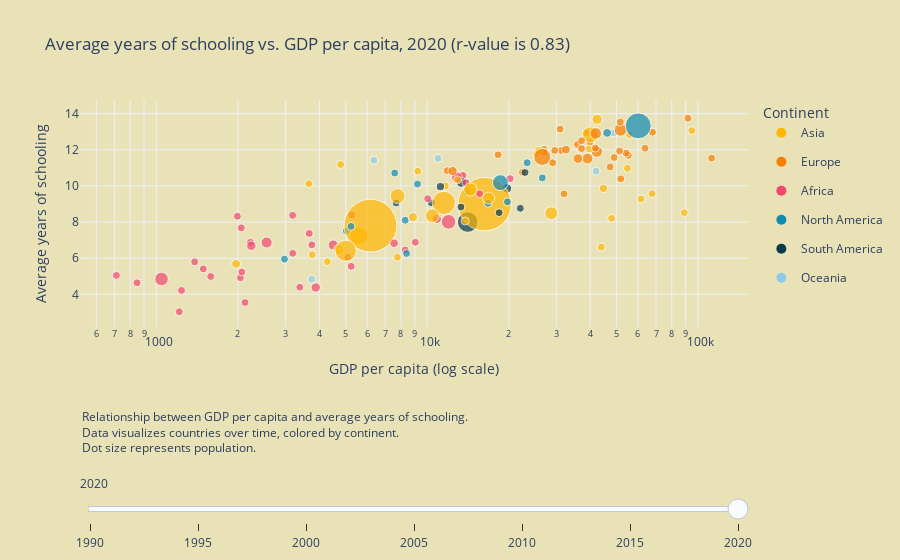

The notebook cell saved with this chart:
### Markdown cell above
### Education

### Code cell
file_path = 'average-years-of-schooling-vs-gdp-per-capita.csv'
data = pd.read_csv(file_path)

data = data[data['Entity'] != 'World']

data_cleaned = data.dropna(subset=[
    'GDP per capita, PPP (constant 2017 international $)',
    'Combined - average years of education for 15-64 years male and female youth and adults',
    'Population (historical estimates)'
])

continent_info = data_cleaned[data_cleaned['Year'] == 2015][['Entity', 'Continent']].drop_duplicates()

data_cleaned = data_cleaned.merge(continent_info, on='Entity', how='left', suffixes=('', '_2015'))

continent_colors = {
    'Asia': '#FFB703',
    'Europe': '#F77F00',
    'Africa': '#EF476F',
    'North America': '#118AB2',
    'South America': '#073B4C',
    'Oceania': '#8ECAE6'
}

data_cleaned = data_cleaned.copy()
data_cleaned.loc[:, 'Color'] = data_cleaned['Continent_2015'].map(continent_colors)

years = sorted(data_cleaned['Year'].unique())

fig = make_subplots()

for year in years:
    yearly_data = data_cleaned[data_cleaned['Year'] == year]

    if len(yearly_data) > 1:
        r, _ = pearsonr(np.log10(yearly_data['GDP per capita, PPP (constant 2017 international $)']),
                        yearly_data['Combined - average years of education for 15-64 years male and female youth and adults'])
        r = round(r, 2)
    else:
        r = 'N/A'
    
    scatter = go.Scatter(
        x=yearly_data['GDP per capita, PPP (constant 2017 international $)'],
        y=yearly_data['Combined - average years of education for 15-64 years male and female youth and adults'],
        mode='markers',
        marker=dict(
            size=yearly_data['Population (historical estimates)'] / 1e6,
            sizemin=4,  # Set minimum size for visibility
            sizemode='area',
            color=yearly_data['Color'],
            showscale=False
        ),
        name=f'{year} (r={r})',
        text=yearly_data['Entity'],
        hovertemplate=(
            "<b>%{text}</b><br><br>"
            "GDP: %{x}<br>"
            "Years of schooling: %{y}<extra></extra>"
        ),
        visible=False,
        showlegend=False
    )
    fig.add_trace(scatter)

fig.data[-1].visible = True

for continent, color in continent_colors.items():
    fig.add_trace(go.Scatter(
        x=[None],
        y=[None],
        mode='markers',
        marker=dict(size=10, color=color),
        legendgroup=continent,
        showlegend=True,
        name=continent
    ))

description_text = (
    "Relationship between GDP per capita and average years of schooling.<br>"
    "Data visualizes countries over time, colored by continent.<br>"
    "Dot size represents population."
)
max_width = 800

fig.add_annotation(
    xref="paper", yref="paper",
    x=0, y=-0.35,
    xanchor='left',
    yanchor='top',
    align='left',
    showarrow=False,
    text=description_text,
    font=dict(size=12),
    width=max_width,
)

fig.update_layout(
    sliders=[{
        'steps': [{
            'method': 'update',
            'label': str(year),
            'args': [{'visible': [year == y for y in years] + [True]*len(continent_colors)},
                     {'title': f'Average years of schooling vs. GDP per capita, {year} (r-value is {fig.data[years.index(year)].name.split(" ")[-1][3:-1]})'}]  # Update the title here
        } for year in years],
        'transition': {'duration': 300},
        'x': 0,
        'y': -0.55, 
        'active': years.index(2020),
    }],
    xaxis=dict(
        title='GDP per capita (log scale)',
        type='log'
    ),
    yaxis_title='Average years of schooling',
    template='plotly_white',
    legend_title='Continent',
    height=600,
    title=f'Average years of schooling vs. GDP per capita, 2020 (r-value is {fig.data[years.index(2020)].name.split(" ")[-1][3:-1]})',  
    paper_bgcolor='#eae2b7',
    plot_bgcolor='#eae2b7'
)


fig.show()

### Figure 1 — Plotly figure (JSON) as saved in the notebook; plotly's stock layout.template omitted (floating-point values rounded to 4 significant figures; data arrays with more than 128 entries replaced by an {"elided": "..."} marker saying what was removed)
{"data": [{"hovertemplate": "<b>%{text}</b><br><br>GDP: %{x}<br>Years of schooling: %{y}<extra></extra>", "marker": {"color": ["#F77F00", "#EF476F", "#073B4C", "#8ECAE6", "#F77F00", "#FFB703", "#118AB2", "#F77F00", "#118AB2", "#EF476F", "#073B4C", "#073B4C", "#F77F00", "#EF476F", "#118AB2", "#073B4C", "#FFB703", "#073B4C", "#118AB2", "#EF476F", "#F77F00", "#F77F00", "#EF476F", "#F77F00", "#118AB2", "#073B4C", "#EF476F", "#118AB2", "#EF476F", "#8ECAE6", "#F77F00", "#F77F00", "#EF476F", "#F77F00", "#EF476F", "#F77F00", "#118AB2", "#073B4C", "#118AB2", "#118AB2", "#FFB703", "#FFB703", "#FFB703", "#FFB703", "#FFB703", "#F77F00", "#F77F00", "#118AB2", "#FFB703", "#FFB703", "#EF476F", "#EF476F", "#F77F00", "#EF476F", "#FFB703", "#EF476F", "#F77F00", "#EF476F", "#118AB2", "#EF476F", "#EF476F", "#FFB703", "#FFB703", "#F77F00", "#8ECAE6", "#118AB2", "#EF476F", "#F77F00", "#FFB703", "#118AB2", "#073B4C", "#073B4C", "#FFB703", "#F77F00", "#F77F00", "#F77F00", "#F77F00", "#EF476F", "#EF476F", "#EF476F", "#FFB703", "#F77F00", "#FFB703", "#EF476F", "#F77F00", "#F77F00", "#FFB703", "#EF476F", "#118AB2", "#EF476F", "#FFB703", "#EF476F", "#F77F00", "#118AB2", "#073B4C", "#EF476F", "#EF476F"], "showscale": false, "size": [3.295, 25.52, 32.64, 17.05, 7.679, 107.1, 0.2589, 9.96, 0.1826, 5.133, 7.096, 150.7, 8.768, 11.43, 27.66, 13.34, 1154.0, 32.6, 3.158, 11.91, 0.7885, 10.3, 35.99, 5.145, 7.129, 10.45, 57.21, 5.367, 0.854, 0.7804, 4.987, 56.41, 1.041, 79.37, 15.45, 10.3, 9.085, 0.7471, 6.925, 5.053, 5.839, 870.5, 182.2, 55.79, 17.66, 3.485, 56.76, 2.392, 123.7, 3.481, 23.16, 1.799, 0.3813, 9.54, 17.52, 8.945, 0.3654, 1.09, 81.72, 24.57, 13.3, 40.1, 19.62, 14.94, 3.397, 4.228, 8.371, 4.242, 115.4, 2.45, 4.059, 22.11, 61.56, 38.06, 10.01, 22.84, 148.0, 7.536, 4.325, 39.88, 44.12, 38.89, 17.2, 21.09, 8.548, 6.712, 55.23, 3.876, 1.267, 8.44, 54.32, 17.59, 57.21, 248.1, 3.117, 7.686, 10.11], "sizemin": 4, "sizemode": "area"}, "mode": "markers", "name": "1990 (r=0.84)", "showlegend": false, "text": ["Albania", "Algeria", "Argentina", "Australia", "Austria", "Bangladesh", "Barbados", "Belgium", "Belize", "Benin", "Bolivia", "Brazil", "Bulgaria", "Cameroon", "Canada", "Chile", "China", "Colombia", "Costa Rica", "Cote d'Ivoire", "Cyprus", "Czechia", "Democratic Republic of Congo", "Denmark", "Dominican Republic", "Ecuador", "Egypt", "El Salvador", "Eswatini", "Fiji", "Finland", "France", "Gambia", "Germany", "Ghana", "Greece", "Guatemala", "Guyana", "Haiti", "Honduras", "Hong Kong", "India", "Indonesia", "Iran", "Iraq", "Ireland", "Italy", "Jamaica", "Japan", "Jordan", "Kenya", "Lesotho", "Luxembourg", "Malawi", "Malaysia", "Mali", "Malta", "Mauritius", "Mexico", "Morocco", "Mozambique", "Myanmar", "Nepal", "Netherlands", "New Zealand", "Nicaragua", "Niger", "Norway", "Pakistan", "Panama", "Paraguay", "Peru", "Philippines", "Poland", "Portugal", "Romania", "Russia", "Senegal", "Sierra Leone", "South Africa", "South Korea", "Spain", "Sri Lanka", "Sudan", "Sweden", "Switzerland", "Thailand", "Togo", "Trinidad and Tobago", "Tunisia", "Turkey", "Uganda", "United Kingdom", "United States", "Uruguay", "Zambia", "Zimbabwe"], "type": "scatter", "visible": false, "x": [4827.0, 8829.0, 14140.0, 30900.0, 37490.0, 1730.0, 14090.0, 35510.0, 6292.0, 2110.0, 4438.0, 10400.0, 12510.0, 3483.0, 34540.0, 9702.0, 1424.0, 8435.0, 9811.0, 4351.0, 25230.0, 23590.0, 1750.0, 39030.0, 6207.0, 8120.0, 6292.0, 5190.0, 4909.0, 7890.0, 32940.0, 33840.0, 2080.0, 36700.0, 2300.0, 24260.0, 5561.0, 4818.0, 3613.0, 3913.0, 28800.0, 1819.0, 4520.0, 9442.0, 7449.0, 26670.0, 36590.0, 8693.0, 32850.0, 8128.0, 3655.0, 1266.0, 70860.0, 937.0, 10610.0, 1337.0, 16130.0, 8234.0, 16370.0, 4120.0, 461.0, 616.3, 1555.0, 36460.0, 28000.0, 3410.0, 1078.0, 42300.0, 3034.0, 11210.0, 8819.0, 5240.0, 4232.0, 11260.0, 23560.0, 13380.0, 21480.0, 2470.0, 1433.0, 10390.0, 12660.0, 27540.0, 4040.0, 2757.0, 34160.0, 56230.0, 7273.0, 1800.0, 9861.0, 5660.0, 12540.0, 901.7, 30660.0, 40450.0, 11110.0, 2290.0, 2705.0], "y": [8.61, 5.05, 8.67, 11.44, 8.26, 3.15, 8.79, 10, 8.97, 2.24, 7.63, 4.94, 8.68, 4.65, 10.71, 8.58, 6.45, 6.16, 7.28, 2.79, 9.85, 11.35, 3.31, 10.48, 6.13, 7.23, 4.6, 5.08, 5.28, 9.24, 8.56, 8.32, 1.85, 8.96, 6.05, 9.34, 3.66, 7.27, 3.56, 5.07, 10.08, 3.56, 4.44, 5.49, 4.9, 10.64, 8.32, 7.48, 10.71, 7.02, 5.05, 5.25, 9.24, 3.14, 8.01, 0.95, 9.19, 6.85, 6.68, 3.05, 1.06, 2.99, 2.58, 10.59, 11.69, 4.64, 1.08, 10.79, 3.05, 8.08, 6.43, 7.39, 7.15, 9.75, 6.73, 9.84, 10.21, 2.37, 2.17, 6.89, 10.46, 7.51, 8.9, 2.4, 11.03, 10.54, 5.21, 4.3, 8.71, 4.68, 5.22, 3.71, 9.28, 12.55, 7.71, 5.02, 5.97]}, {"hovertemplate": "<b>%{text}</b><br><br>GDP: %{x}<br>Years of schooling: %{y}<extra></extra>", "marker": {"color": ["#F77F00", "#EF476F", "#073B4C", "#8ECAE6", "#F77F00", "#FFB703", "#118AB2", "#F77F00", "#118AB2", "#EF476F", "#073B4C", "#073B4C", "#F77F00", "#FFB703", "#EF476F", "#118AB2", "#073B4C", "#FFB703", "#073B4C", "#118AB2", "#EF476F", "#F77F00", "#F77F00", "#EF476F", "#F77F00", "#118AB2", "#073B4C", "#EF476F", "#118AB2", "#EF476F", "#8ECAE6", "#F77F00", "#F77F00", "#EF476F", "#F77F00", "#EF476F", "#F77F00", "#118AB2", "#073B4C", "#118AB2", "#118AB2", "#FFB703", "#F77F00", "#F77F00", "#FFB703", "#FFB703", "#FFB703", "#FFB703", "#F77F00", "#F77F00", "#118AB2", "#FFB703", "#FFB703", "#EF476F", "#FFB703", "#EF476F", "#F77F00", "#EF476F", "#FFB703", "#EF476F", "#F77F00", "#EF476F", "#118AB2", "#EF476F", "#EF476F", "#FFB703", "#FFB703", "#F77F00", "#8ECAE6", "#118AB2", "#EF476F", "#F77F00", "#FFB703", "#118AB2", "#073B4C", "#073B4C", "#FFB703", "#F77F00", "#F77F00", "#F77F00", "#F77F00", "#EF476F", "#F77F00", "#EF476F", "#EF476F", "#FFB703", "#F77F00", "#FFB703", "#EF476F", "#F77F00", "#F77F00", "#FFB703", "#EF476F", "#118AB2", "#EF476F", "#FFB703", "#EF476F", "#F77F00", "#118AB2", "#073B4C", "#EF476F", "#EF476F"], "showscale": false, "size": [3.284, 28.48, 34.95, 18.0, 7.947, 117.8, 0.2623, 10.1, 0.2036, 6.047, 7.841, 163.5, 8.478, 10.92, 13.21, 29.29, 14.42, 1218.0, 35.97, 3.573, 14.3, 0.8624, 10.31, 43.29, 5.235, 7.87, 11.56, 64.17, 5.748, 0.9536, 0.7922, 5.108, 57.42, 1.242, 81.12, 17.44, 10.73, 10.36, 0.7517, 7.627, 5.813, 6.244, 10.33, 0.2677, 964.3, 198.1, 60.79, 20.95, 3.579, 56.89, 2.509, 125.4, 4.458, 26.88, 1.655, 1.934, 0.4076, 10.11, 20.14, 9.921, 0.3819, 1.16, 89.97, 26.6, 15.59, 42.88, 22.31, 15.45, 3.674, 4.722, 9.814, 4.359, 133.1, 2.716, 4.604, 24.45, 69.25, 38.4, 10.05, 22.53, 148.6, 8.633, 7.982, 4.324, 43.99, 45.39, 39.81, 18.18, 23.29, 8.758, 7.038, 59.42, 4.28, 1.308, 9.294, 59.31, 20.68, 57.93, 265.7, 3.208, 8.684, 10.99], "sizemin": 4, "sizemode": "area"}, "mode": "markers", "name": "1995 (r=0.84)", "showlegend": false, "text": ["Albania", "Algeria", "Argentina", "Australia", "Austria", "Bangladesh", "Barbados", "Belgium", "Belize", "Benin", "Bolivia", "Brazil", "Bulgaria", "Cambodia", "Cameroon", "Canada", "Chile", "China", "Colombia", "Costa Rica", "Cote d'Ivoire", "Cyprus", "Czechia", "Democratic Republic of Congo", "Denmark", "Dominican Republic", "Ecuador", "Egypt", "El Salvador", "Eswatini", "Fiji", "Finland", "France", "Gambia", "Germany", "Ghana", "Greece", "Guatemala", "Guyana", "Haiti", "Honduras", "Hong Kong", "Hungary", "Iceland", "India", "Indonesia", "Iran", "Iraq", "Ireland", "Italy", "Jamaica", "Japan", "Jordan", "Kenya", "Kuwait", "Lesotho", "Luxembourg", "Malawi", "Malaysia", "Mali", "Malta", "Mauritius", "Mexico", "Morocco", "Mozambique", "Myanmar", "Nepal", "Netherlands", "New Zealand", "Nicaragua", "Niger", "Norway", "Pakistan", "Panama", "Paraguay", "Peru", "Philippines", "Poland", "Portugal", "Romania", "Russia", "Senegal", "Serbia", "Sierra Leone", "South Africa", "South Korea", "Spain", "Sri Lanka", "Sudan", "Sweden", "Switzerland", "Thailand", "Togo", "Trinidad and Tobago", "Tunisia", "Turkey", "Uganda", "United Kingdom", "United States", "Uruguay", "Zambia", "Zimbabwe"], "type": "scatter", "visible": false, "x": [4472.0, 8013.0, 17300.0, 32930.0, 40430.0, 1964.0, 13220.0, 37780.0, 7603.0, 2201.0, 4909.0, 11150.0, 11360.0, 1154.0, 2711.0, 35520.0, 13120.0, 2391.0, 9518.0, 11290.0, 3899.0, 28630.0, 22760.0, 998.7, 43020.0, 7349.0, 8497.0, 6636.0, 6107.0, 5112.0, 8828.0, 31500.0, 35180.0, 1933.0, 39370.0, 2512.0, 24920.0, 6033.0, 6749.0, 2896.0, 3953.0, 34550.0, 16610.0, 33670.0, 2104.0, 5856.0, 10010.0, 4136.0, 32580.0, 38950.0, 10060.0, 34870.0, 8588.0, 3409.0, 61830.0, 1526.0, 80380.0, 1024.0, 14510.0, 1408.0, 19770.0, 9859.0, 16180.0, 4146.0, 459.9, 765.4, 1760.0, 39500.0, 29720.0, 3335.0, 977.4, 49450.0, 3298.0, 13210.0, 9661.0, 6116.0, 4197.0, 12400.0, 25520.0, 12180.0, 13310.0, 2396.0, 7752.0, 1087.0, 9830.0, 18120.0, 29040.0, 4973.0, 3196.0, 34230.0, 53990.0, 10030.0, 1637.0, 11580.0, 6214.0, 13450.0, 1076.0, 32780.0, 43040.0, 13100.0, 1999.0, 2641.0], "y": [8.54, 5.76, 8.91, 11.51, 8.93, 3.72, 9.07, 10.64, 9.62, 2.73, 8.09, 5.79, 9.31, 3.41, 5.3, 11.11, 8.92, 7.17, 6.68, 7.61, 3.46, 10.28, 12.3, 3.52, 11.04, 6.58, 7.32, 5.36, 5.8, 5.2, 10.28, 9.31, 9.36, 2.33, 9.93, 6.27, 9.54, 3.96, 7.92, 4.06, 5.47, 10.21, 10.75, 9.7, 4.3, 4.89, 6.69, 5.44, 10.8, 9.04, 8.55, 11.26, 7.89, 5.5, 6.15, 5.8, 9.57, 3.3, 8.66, 1.07, 10.06, 7.07, 7.37, 3.64, 0.98, 3.4, 2.76, 10.88, 11.81, 5.19, 1.28, 11.31, 3.52, 8.71, 6.4, 8.09, 7.59, 10.32, 7.49, 10.37, 10.73, 2.26, 8.88, 2.55, 8.37, 11.17, 8.72, 9.83, 2.78, 11.41, 10.41, 5.79, 4.62, 9.22, 5.48, 5.88, 4.17, 9.67, 12.83, 8.08, 6.03, 6.85]}, {"hovertemplate": "<b>%{text}</b><br><br>GDP: %{x}<br>Years of schooling: %{y}<extra></extra>", "marker": {"color": ["#F77F00", "#EF476F", "#073B4C", "#8ECAE6", "#F77F00", "#FFB703", "#118AB2", "#F77F00", "#118AB2", "#EF476F", "#073B4C", "#073B4C", "#F77F00", "#FFB703", "#EF476F", "#118AB2", "#073B4C", "#FFB703", "#073B4C", "#118AB2", "#EF476F", "#F77F00", "#F77F00", "#EF476F", "#F77F00", "#118AB2", "#073B4C", "#EF476F", "#118AB2", "#EF476F", "#8ECAE6", "#F77F00", "#F77F00", "#EF476F", "#F77F00", "#EF476F", "#F77F00", "#118AB2", "#073B4C", "#118AB2", "#118AB2", "#FFB703", "#F77F00", "#F77F00", "#FFB703", "#FFB703", "#FFB703", "#FFB703", "#F77F00", "#F77F00", "#118AB2", "#FFB703", "#FFB703", "#EF476F", "#FFB703", "#EF476F", "#EF476F", "#EF476F", "#F77F00", "#EF476F", "#FFB703", "#EF476F", "#F77F00", "#EF476F", "#118AB2", "#EF476F", "#EF476F", "#FFB703", "#FFB703", "#F77F00", "#8ECAE6", "#118AB2", "#EF476F", "#F77F00", "#FFB703", "#118AB2", "#073B4C", "#073B4C", "#FFB703", "#F77F00", "#F77F00", "#F77F00", "#F77F00", "#EF476F", "#F77F00", "#EF476F", "#EF476F", "#FFB703", "#F77F00", "#FFB703", "#EF476F", "#F77F00", "#F77F00", "#FFB703", "#EF476F", "#118AB2", "#EF476F", "#FFB703", "#EF476F", "#F77F00", "#118AB2", "#073B4C", "#EF476F", "#EF476F"], "showscale": false, "size": [3.182, 30.77, 37.07, 19.02, 8.01, 129.2, 0.2647, 10.26, 0.2404, 6.998, 8.593, 175.9, 8.098, 12.12, 15.09, 30.68, 15.35, 1264.0, 39.22, 3.979, 16.8, 0.9482, 10.23, 48.62, 5.341, 8.541, 12.63, 71.37, 5.958, 1.031, 0.8325, 5.176, 58.67, 1.438, 81.55, 19.67, 11.04, 11.74, 0.7591, 8.36, 6.657, 6.731, 10.2, 0.2815, 1060.0, 214.1, 65.54, 24.63, 3.769, 56.97, 2.612, 126.8, 5.056, 30.85, 1.935, 1.999, 2.895, 5.155, 0.4356, 11.23, 22.95, 11.24, 0.3992, 1.216, 97.87, 28.55, 17.77, 45.54, 24.56, 15.9, 3.855, 5.123, 11.62, 4.491, 154.4, 3.002, 5.124, 26.65, 77.96, 38.5, 10.3, 21.92, 146.8, 9.704, 7.935, 4.584, 46.81, 46.79, 40.74, 18.78, 26.3, 8.871, 7.182, 63.07, 5.008, 1.332, 9.893, 64.11, 24.02, 58.85, 282.4, 3.292, 9.891, 11.83], "sizemin": 4, "sizemode": "area"}, "mode": "markers", "name": "2000 (r=0.83)", "showlegend": false, "text": ["Albania", "Algeria", "Argentina", "Australia", "Austria", "Bangladesh", "Barbados", "Belgium", "Belize", "Benin", "Bolivia", "Brazil", "Bulgaria", "Cambodia", "Cameroon", "Canada", "Chile", "China", "Colombia", "Costa Rica", "Cote d'Ivoire", "Cyprus", "Czechia", "Democratic Republic of Congo", "Denmark", "Dominican Republic", "Ecuador", "Egypt", "El Salvador", "Eswatini", "Fiji", "Finland", "France", "Gambia", "Germany", "Ghana", "Greece", "Guatemala", "Guyana", "Haiti", "Honduras", "Hong Kong", "Hungary", "Iceland", "India", "Indonesia", "Iran", "Iraq", "Ireland", "Italy", "Jamaica", "Japan", "Jordan", "Kenya", "Kuwait", "Lesotho", "Liberia", "Libya", "Luxembourg", "Malawi", "Malaysia", "Mali", "Malta", "Mauritius", "Mexico", "Morocco", "Mozambique", "Myanmar", "Nepal", "Netherlands", "New Zealand", "Nicaragua", "Niger", "Norway", "Pakistan", "Panama", "Paraguay", "Peru", "Philippines", "Poland", "Portugal", "Romania", "Russia", "Senegal", "Serbia", "Sierra Leone", "South Africa", "South Korea", "Spain", "Sri Lanka", "Sudan", "Sweden", "Switzerland", "Thailand", "Togo", "Trinidad and Tobago", "Tunisia", "Turkey", "Uganda", "United Kingdom", "United States", "Uruguay", "Zambia", "Zimbabwe"], "type": "scatter", "visible": false, "x": [5893.0, 8786.0, 18520.0, 38410.0, 46470.0, 2267.0, 15510.0, 43020.0, 8656.0, 2431.0, 5306.0, 11530.0, 10500.0, 1486.0, 2938.0, 41310.0, 15420.0, 3452.0, 9138.0, 12570.0, 4124.0, 32940.0, 24980.0, 728.2, 48910.0, 9246.0, 8212.0, 7869.0, 6497.0, 5443.0, 9329.0, 39890.0, 39730.0, 2081.0, 42930.0, 2752.0, 29130.0, 6500.0, 7650.0, 2992.0, 4058.0, 36320.0, 19410.0, 41530.0, 2571.0, 5621.0, 11030.0, 8780.0, 48440.0, 43050.0, 9497.0, 36320.0, 8866.0, 3303.0, 58120.0, 1714.0, 1725.0, 27130.0, 99300.0, 1116.0, 16090.0, 1585.0, 27520.0, 12250.0, 19410.0, 4771.0, 621.2, 1083.0, 2021.0, 47420.0, 32730.0, 3927.0, 909.3, 57470.0, 3339.0, 15180.0, 8862.0, 6376.0, 4456.0, 16180.0, 30380.0, 12180.0, 14570.0, 2620.0, 8901.0, 1045.0, 10600.0, 22960.0, 34760.0, 6155.0, 4041.0, 40630.0, 59190.0, 9792.0, 1730.0, 16350.0, 7674.0, 15220.0, 1242.0, 38650.0, 50170.0, 14760.0, 2096.0, 2751.0], "y": [9.93, 6.06, 9.08, 11.37, 9.43, 4.77, 9.23, 10.95, 10.19, 3.31, 8.73, 6.76, 9.65, 3.64, 5.76, 11.39, 9.41, 7.79, 7.12, 7.96, 4.06, 10.82, 12.78, 3.51, 11.5, 7.03, 7.41, 6.3, 7.04, 4.62, 9.97, 9.9, 10.22, 2.77, 10.59, 6.67, 9.9, 4.35, 8.43, 4.44, 5.87, 10.37, 11.57, 10.17, 5.3, 5.41, 7.66, 6.23, 11.03, 9.73, 9.59, 11.77, 8.72, 5.91, 6.12, 6.37, 3.6, 7.04, 9.92, 3.73, 9.49, 1.3, 10.43, 7.07, 7.96, 4.09, 1.13, 3.89, 3.13, 11.14, 11.98, 5.7, 1.43, 11.56, 4.04, 9.24, 6.55, 9.05, 7.96, 10.74, 8.41, 10.7, 11.54, 1.98, 9.52, 2.9, 7.92, 11.8, 9.65, 10.77, 3.09, 11.72, 10.14, 6.09, 5.05, 9.72, 6.32, 6.37, 4.56, 9.97, 13.1, 8.36, 6.35, 7.26]}, {"hovertemplate": "<b>%{text}</b><br><br>GDP: %{x}<br>Years of schooling: %{y}<extra></extra>", "marker": {"color": ["#FFB703", "#F77F00", "#EF476F", "#073B4C", "#8ECAE6", "#F77F00", "#FFB703", "#118AB2", "#F77F00", "#118AB2", "#EF476F", "#073B4C", "#073B4C", "#F77F00", "#FFB703", "#EF476F", "#118AB2", "#073B4C", "#FFB703", "#073B4C", "#118AB2", "#EF476F", "#F77F00", "#F77F00", "#EF476F", "#F77F00", "#118AB2", "#073B4C", "#EF476F", "#118AB2", "#EF476F", "#8ECAE6", "#F77F00", "#F77F00", "#EF476F", "#F77F00", "#EF476F", "#F77F00", "#118AB2", "#073B4C", "#118AB2", "#118AB2", "#FFB703", "#F77F00", "#F77F00", "#FFB703", "#FFB703", "#FFB703", "#FFB703", "#F77F00", "#F77F00", "#118AB2", "#FFB703", "#FFB703", "#EF476F", "#FFB703", "#EF476F", "#EF476F", "#EF476F", "#F77F00", "#EF476F", "#FFB703", "#EF476F", "#F77F00", "#EF476F", "#118AB2", "#EF476F", "#EF476F", "#FFB703", "#FFB703", "#F77F00", "#8ECAE6", "#118AB2", "#EF476F", "#F77F00", "#FFB703", "#118AB2", "#073B4C", "#073B4C", "#FFB703", "#F77F00", "#F77F00", "#F77F00", "#F77F00", "#EF476F", "#F77F00", "#EF476F", "#EF476F", "#FFB703", "#F77F00", "#FFB703", "#EF476F", "#F77F00", "#F77F00", "#FFB703", "#EF476F", "#118AB2", "#EF476F", "#FFB703", "#EF476F", "#F77F00", "#118AB2", "#073B4C", "#EF476F", "#EF476F"], "showscale": false, "size": [24.41, 3.033, 32.96, 39.07, 20.17, 8.227, 140.9, 0.2695, 10.52, 0.2804, 8.149, 9.377, 186.8, 7.815, 13.25, 17.28, 32.22, 16.18, 1305.0, 42.22, 4.316, 18.97, 1.037, 10.28, 56.55, 5.436, 9.165, 13.77, 79.08, 6.038, 1.072, 0.8749, 5.246, 60.51, 1.66, 81.21, 22.5, 11.11, 13.13, 0.7597, 9.112, 7.565, 6.937, 10.07, 0.297, 1155.0, 228.8, 70.18, 28.7, 4.121, 58.2, 2.677, 127.8, 5.679, 35.84, 2.235, 1.977, 3.266, 5.838, 0.4649, 12.76, 25.92, 13.18, 0.4102, 1.258, 105.4, 30.43, 20.21, 47.72, 26.29, 16.26, 4.133, 5.455, 13.86, 4.624, 174.4, 3.306, 5.477, 28.15, 86.26, 38.58, 10.52, 21.09, 143.8, 10.97, 7.831, 5.683, 49.02, 47.89, 43.69, 19.67, 29.54, 9.052, 7.428, 65.82, 5.712, 1.369, 10.39, 68.7, 27.95, 60.38, 296.8, 3.318, 11.56, 12.22], "sizemin": 4, "sizemode": "area"}, "mode": "markers", "name": "2005 (r=0.85)", "showlegend": false, "text": ["Afghanistan", "Albania", "Algeria", "Argentina", "Australia", "Austria", "Bangladesh", "Barbados", "Belgium", "Belize", "Benin", "Bolivia", "Brazil", "Bulgaria", "Cambodia", "Cameroon", "Canada", "Chile", "China", "Colombia", "Costa Rica", "Cote d'Ivoire", "Cyprus", "Czechia", "Democratic Republic of Congo", "Denmark", "Dominican Republic", "Ecuador", "Egypt", "El Salvador", "Eswatini", "Fiji", "Finland", "France", "Gambia", "Germany", "Ghana", "Greece", "Guatemala", "Guyana", "Haiti", "Honduras", "Hong Kong", "Hungary", "Iceland", "India", "Indonesia", "Iran", "Iraq", "Ireland", "Italy", "Jamaica", "Japan", "Jordan", "Kenya", "Kuwait", "Lesotho", "Liberia", "Libya", "Luxembourg", "Malawi", "Malaysia", "Mali", "Malta", "Mauritius", "Mexico", "Morocco", "Mozambique", "Myanmar", "Nepal", "Netherlands", "New Zealand", "Nicaragua", "Niger", "Norway", "Pakistan", "Panama", "Paraguay", "Peru", "Philippines", "Poland", "Portugal", "Romania", "Russia", "Senegal", "Serbia", "Sierra Leone", "South Africa", "South Korea", "Spain", "Sri Lanka", "Sudan", "Sweden", "Switzerland", "Thailand", "Togo", "Trinidad and Tobago", "Tunisia", "Turkey", "Uganda", "United Kingdom", "United States", "Uruguay", "Zambia", "Zimbabwe"], "type": "scatter", "visible": false, "x": [1352.0, 8040.0, 10570.0, 19340.0, 42600.0, 49390.0, 2663.0, 16140.0, 46340.0, 9648.0, 2529.0, 5661.0, 12520.0, 14780.0, 2125.0, 3228.0, 44680.0, 18420.0, 5335.0, 10150.0, 14050.0, 3451.0, 37720.0, 30380.0, 754.7, 51480.0, 10220.0, 9542.0, 8450.0, 6912.0, 6299.0, 10010.0, 44790.0, 41640.0, 2061.0, 43950.0, 3076.0, 34670.0, 6754.0, 7823.0, 2909.0, 4483.0, 43690.0, 24410.0, 48100.0, 3226.0, 6626.0, 13330.0, 6953.0, 57480.0, 44260.0, 10150.0, 38250.0, 10750.0, 3399.0, 74290.0, 1988.0, 1232.0, 30780.0, 108600.0, 1093.0, 17950.0, 1899.0, 29040.0, 13990.0, 19140.0, 5722.0, 833.7, 1892.0, 2231.0, 49470.0, 37260.0, 4308.0, 944.8, 62280.0, 3832.0, 17020.0, 9113.0, 7444.0, 5058.0, 18840.0, 31080.0, 16860.0, 20040.0, 2788.0, 12280.0, 1215.0, 12220.0, 28640.0, 37960.0, 7136.0, 4692.0, 45440.0, 61220.0, 12230.0, 1599.0, 23470.0, 8847.0, 18040.0, 1476.0, 42710.0, 54330.0, 14780.0, 2422.0, 1814.0], "y": [3.32, 10.24, 6.43, 9.57, 11.71, 9.89, 5.51, 9.41, 11.11, 10.77, 3.85, 8.77, 7.67, 10.61, 4.26, 6.06, 12.49, 9.96, 8.02, 7.56, 8.52, 4.52, 10.19, 12.81, 3.63, 11.81, 7.54, 7.7, 6.93, 8.08, 4.64, 9.76, 10.42, 10.86, 3.39, 11.98, 7.28, 10.95, 4.33, 8.79, 4.9, 6.24, 12.17, 11.89, 10.83, 5.94, 6.68, 8.49, 6.6, 11.8, 10.2, 10.09, 12.12, 9.42, 6.48, 6.14, 7.21, 3.96, 7.79, 10.59, 4.67, 10.16, 1.81, 10.6, 8.16, 8.9, 4.63, 1.34, 4.45, 3.74, 11.15, 12, 6.28, 1.62, 11.91, 5.05, 9.51, 8.03, 9.88, 8.27, 11.36, 8.12, 10.89, 11.76, 1.67, 10.6, 3.36, 8.86, 12.27, 10.64, 10.83, 3.31, 11.86, 10.82, 7.46, 5.44, 10.27, 7.21, 6.86, 5.11, 11.57, 13.01, 8.5, 6.59, 7.65]}, {"hovertemplate": "<b>%{text}</b><br><br>GDP: %{x}<br>Years of schooling: %{y}<extra></extra>", "marker": {"color": ["#FFB703", "#F77F00", "#EF476F", "#073B4C", "#8ECAE6", "#F77F00", "#FFB703", "#118AB2", "#F77F00", "#118AB2", "#EF476F", "#073B4C", "#073B4C", "#F77F00", "#FFB703", "#EF476F", "#118AB2", "#073B4C", "#FFB703", "#073B4C", "#118AB2", "#EF476F", "#F77F00", "#F77F00", "#EF476F", "#F77F00", "#118AB2", "#073B4C", "#EF476F", "#118AB2", "#EF476F", "#8ECAE6", "#F77F00", "#F77F00", "#EF476F", "#F77F00", "#EF476F", "#F77F00", "#118AB2", "#073B4C", "#118AB2", "#118AB2", "#FFB703", "#F77F00", "#F77F00", "#FFB703", "#FFB703", "#FFB703", "#FFB703", "#F77F00", "#F77F00", "#118AB2", "#FFB703", "#FFB703", "#EF476F", "#FFB703", "#EF476F", "#EF476F", "#EF476F", "#F77F00", "#EF476F", "#FFB703", "#EF476F", "#F77F00", "#EF476F", "#118AB2", "#EF476F", "#EF476F", "#FFB703", "#FFB703", "#F77F00", "#8ECAE6", "#118AB2", "#EF476F", "#F77F00", "#FFB703", "#118AB2", "#073B4C", "#073B4C", "#FFB703", "#F77F00", "#F77F00", "#F77F00", "#F77F00", "#EF476F", "#F77F00", "#EF476F", "#EF476F", "#FFB703", "#F77F00", "#FFB703", "#EF476F", "#F77F00", "#F77F00", "#FFB703", "#EF476F", "#118AB2", "#EF476F", "#FFB703", "#EF476F", "#F77F00", "#118AB2", "#073B4C", "#EF476F", "#EF476F"], "showscale": false, "size": [28.19, 2.913, 35.86, 41.1, 22.02, 8.363, 148.4, 0.2747, 10.88, 0.3221, 9.446, 10.22, 196.4, 7.592, 14.36, 19.88, 33.96, 17.0, 1348.0, 44.82, 4.622, 21.12, 1.13, 10.46, 66.39, 5.551, 9.776, 14.99, 87.25, 6.114, 1.1, 0.9052, 5.363, 62.44, 1.937, 81.33, 25.57, 11.03, 14.54, 0.7479, 9.843, 8.451, 7.132, 9.987, 0.3183, 1241.0, 244.0, 75.37, 31.26, 4.525, 59.82, 2.734, 128.1, 6.931, 41.52, 2.943, 2.023, 4.02, 6.492, 0.5071, 14.72, 28.72, 15.53, 0.4188, 1.283, 112.5, 32.46, 23.07, 49.39, 27.16, 16.62, 4.346, 5.856, 16.65, 4.89, 194.5, 3.624, 5.769, 29.23, 94.64, 38.6, 10.59, 20.34, 143.2, 12.53, 7.654, 6.437, 51.78, 48.81, 46.57, 20.67, 33.74, 9.382, 7.822, 68.27, 6.572, 1.41, 10.9, 73.2, 32.34, 62.76, 311.2, 3.353, 13.79, 12.84], "sizemin": 4, "sizemode": "area"}, "mode": "markers", "name": "2010 (r=0.87)", "showlegend": false, "text": ["Afghanistan", "Albania", "Algeria", "Argentina", "Australia", "Austria", "Bangladesh", "Barbados", "Belgium", "Belize", "Benin", "Bolivia", "Brazil", "Bulgaria", "Cambodia", "Cameroon", "Canada", "Chile", "China", "Colombia", "Costa Rica", "Cote d'Ivoire", "Cyprus", "Czechia", "Democratic Republic of Congo", "Denmark", "Dominican Republic", "Ecuador", "Egypt", "El Salvador", "Eswatini", "Fiji", "Finland", "France", "Gambia", "Germany", "Ghana", "Greece", "Guatemala", "Guyana", "Haiti", "Honduras", "Hong Kong", "Hungary", "Iceland", "India", "Indonesia", "Iran", "Iraq", "Ireland", "Italy", "Jamaica", "Japan", "Jordan", "Kenya", "Kuwait", "Lesotho", "Liberia", "Libya", "Luxembourg", "Malawi", "Malaysia", "Mali", "Malta", "Mauritius", "Mexico", "Morocco", "Mozambique", "Myanmar", "Nepal", "Netherlands", "New Zealand", "Nicaragua", "Niger", "Norway", "Pakistan", "Panama", "Paraguay", "Peru", "Philippines", "Poland", "Portugal", "Romania", "Russia", "Senegal", "Serbia", "Sierra Leone", "South Africa", "South Korea", "Spain", "Sri Lanka", "Sudan", "Sweden", "Switzerland", "Thailand", "Togo", "Trinidad and Tobago", "Tunisia", "Turkey", "Uganda", "United Kingdom", "United States", "Uruguay", "Zambia", "Zimbabwe"], "type": "scatter", "visible": false, "x": [2026.0, 10750.0, 11010.0, 23520.0, 44880.0, 51840.0, 3395.0, 16010.0, 47970.0, 8996.0, 2634.0, 6500.0, 14820.0, 18160.0, 2707.0, 3299.0, 44860.0, 21230.0, 8885.0, 11890.0, 16670.0, 3737.0, 38297, 33480.0, 841.9, 50830.0, 12680.0, 10360.0, 10330.0, 7410.0, 7221.0, 10020.0, 45870.0, 42150.0, 2172.0, 47000.0, 3709.0, 33690.0, 7336.0, 9832.0, 2944.0, 4790.0, 51360.0, 24470.0, 47460.0, 4213.0, 8213.0, 15100.0, 8178.0, 53440.0, 42660.0, 9700.0, 38070.0, 11870.0, 3736.0, 59780.0, 2315.0, 1419.0, 31390.0, 114300.0, 1355.0, 20170.0, 2019.0, 32920.0, 17310.0, 19050.0, 6776.0, 1044.0, 3094.0, 2683.0, 52030.0, 37560.0, 4587.0, 1025.0, 61670.0, 4082.0, 22240.0, 11280.0, 9997.0, 5876.0, 23690.0, 31800.0, 20420.0, 23960.0, 2830.0, 14510.0, 1401.0, 13470.0, 34390.0, 37320.0, 9255.0, 4745.0, 47790.0, 65260.0, 14170.0, 1638.0, 27590.0, 10480.0, 19800.0, 1879.0, 42010.0, 54510.0, 19540.0, 3083.0, 1800.0], "y": [3.93, 10.44, 7, 9.71, 11.69, 10.13, 6.22, 9.57, 11.29, 11.28, 4.57, 8.57, 8.17, 11.07, 4.94, 6.41, 12.74, 10.35, 8.25, 9.35, 8.43, 4.93, 11.76, 12.8, 3.79, 11.97, 8.12, 8.02, 7.44, 8.06, 5.33, 10.35, 10.71, 11.34, 3.92, 12.58, 7.66, 11.36, 5.21, 9, 5.17, 6.6, 12.2, 11.98, 11.52, 6.59, 8.02, 9.15, 7.43, 12.45, 10.71, 10.33, 12.44, 9.92, 6.47, 6.39, 6.08, 4.35, 8.43, 11.33, 5.01, 10.89, 2.14, 11.06, 9.44, 9.18, 5.27, 2.03, 5.11, 4.44, 11.71, 11.12, 6.82, 1.95, 11.65, 5.22, 9.72, 7.99, 9.28, 8.65, 11.62, 8.71, 11.24, 12.02, 3.11, 11.52, 4.28, 9.89, 12.96, 10.75, 10.67, 3.49, 11.95, 12.92, 8.47, 6.09, 10.96, 8, 7.44, 5.87, 12.46, 13.24, 8.61, 7.4, 7.86]}, {"hovertemplate": "<b>%{text}</b><br><br>GDP: %{x}<br>Years of schooling: %{y}<extra></extra>", "marker": {"color": {"elided": "140 str values"}, "showscale": false, "size": {"elided": "140 float values"}, "sizemin": 4, "sizemode": "area"}, "mode": "markers", "name": "2015 (r=0.82)", "showlegend": false, "text": {"elided": "140 str values"}, "type": "scatter", "visible": false, "x": {"elided": "140 float values"}, "y": {"elided": "140 float values"}}, {"hovertemplate": "<b>%{text}</b><br><br>GDP: %{x}<br>Years of schooling: %{y}<extra></extra>", "marker": {"color": {"elided": "140 str values"}, "showscale": false, "size": {"elided": "140 float values"}, "sizemin": 4, "sizemode": "area"}, "mode": "markers", "name": "2020 (r=0.83)", "showlegend": false, "text": {"elided": "140 str values"}, "type": "scatter", "visible": true, "x": {"elided": "140 float values"}, "y": {"elided": "140 float values"}}, {"legendgroup": "Asia", "marker": {"color": "#FFB703", "size": 10}, "mode": "markers", "name": "Asia", "showlegend": true, "type": "scatter", "x": [null], "y": [null]}, {"legendgroup": "Europe", "marker": {"color": "#F77F00", "size": 10}, "mode": "markers", "name": "Europe", "showlegend": true, "type": "scatter", "x": [null], "y": [null]}, {"legendgroup": "Africa", "marker": {"color": "#EF476F", "size": 10}, "mode": "markers", "name": "Africa", "showlegend": true, "type": "scatter", "x": [null], "y": [null]}, {"legendgroup": "North America", "marker": {"color": "#118AB2", "size": 10}, "mode": "markers", "name": "North America", "showlegend": true, "type": "scatter", "x": [null], "y": [null]}, {"legendgroup": "South America", "marker": {"color": "#073B4C", "size": 10}, "mode": "markers", "name": "South America", "showlegend": true, "type": "scatter", "x": [null], "y": [null]}, {"legendgroup": "Oceania", "marker": {"color": "#8ECAE6", "size": 10}, "mode": "markers", "name": "Oceania", "showlegend": true, "type": "scatter", "x": [null], "y": [null]}], "layout": {"annotations": [{"align": "left", "font": {"size": 12}, "showarrow": false, "text": "Relationship between GDP per capita and average years of schooling.<br>Data visualizes countries over time, colored by continent.<br>Dot size represents population.", "width": 800, "x": 0, "xanchor": "left", "xref": "paper", "y": -0.35, "yanchor": "top", "yref": "paper"}], "autosize": true, "legend": {"title": {"text": "Continent"}}, "paper_bgcolor": "#eae2b7", "plot_bgcolor": "#eae2b7", "sliders": [{"active": 6, "steps": [{"args": [{"visible": [true, false, false, false, false, false, false, true, true, true, true, true, true]}, {"title": "Average years of schooling vs. GDP per capita, 1990 (r-value is 0.84)"}], "label": "1990", "method": "update"}, {"args": [{"visible": [false, true, false, false, false, false, false, true, true, true, true, true, true]}, {"title": "Average years of schooling vs. GDP per capita, 1995 (r-value is 0.84)"}], "label": "1995", "method": "update"}, {"args": [{"visible": [false, false, true, false, false, false, false, true, true, true, true, true, true]}, {"title": "Average years of schooling vs. GDP per capita, 2000 (r-value is 0.83)"}], "label": "2000", "method": "update"}, {"args": [{"visible": [false, false, false, true, false, false, false, true, true, true, true, true, true]}, {"title": "Average years of schooling vs. GDP per capita, 2005 (r-value is 0.85)"}], "label": "2005", "method": "update"}, {"args": [{"visible": [false, false, false, false, true, false, false, true, true, true, true, true, true]}, {"title": "Average years of schooling vs. GDP per capita, 2010 (r-value is 0.87)"}], "label": "2010", "method": "update"}, {"args": [{"visible": [false, false, false, false, false, true, false, true, true, true, true, true, true]}, {"title": "Average years of schooling vs. GDP per capita, 2015 (r-value is 0.82)"}], "label": "2015", "method": "update"}, {"args": [{"visible": [false, false, false, false, false, false, true, true, true, true, true, true, true]}, {"title": "Average years of schooling vs. GDP per capita, 2020 (r-value is 0.83)"}], "label": "2020", "method": "update"}], "transition": {"duration": 300}, "x": 0, "y": -0.55}], "title": {"text": "Average years of schooling vs. GDP per capita, 2020 (r-value is 0.83)"}, "xaxis": {"anchor": "y", "autorange": true, "domain": [0, 1], "range": [2.72, 5.182], "title": {"text": "GDP per capita (log scale)"}, "type": "log"}, "yaxis": {"anchor": "x", "autorange": true, "domain": [0, 1], "range": [2.229, 14.65], "title": {"text": "Average years of schooling"}, "type": "linear"}}}
